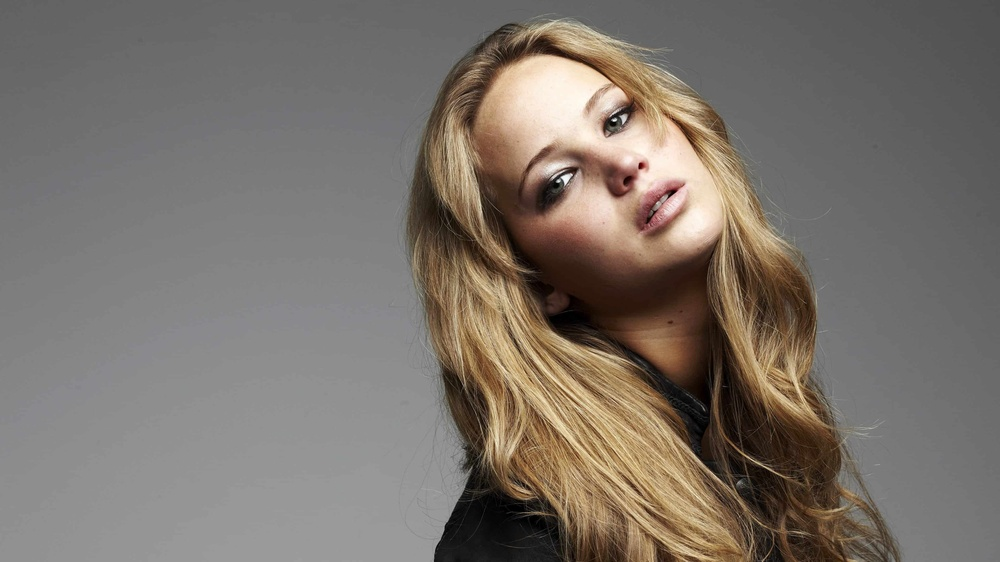
#> input picture a1images/jeniffer.jpg, 1000 x 562 px, shrunk from 3840 x 2160 before the run
$ python q6_optional.py
#> lines starting #> are read from the running program, lines starting #| are printed output that depends on the picture; after the words box and inside, x2 and y2 are one past the last pixel; in counts of white or black regions, pixels touching at a corner belong together
import cv2 as cv
import numpy as np
import matplotlib.pyplot as plt

img_orig = cv.imread('a1images/jeniffer.jpg')
#> img_orig is the input picture: shape (562, 1000, 3); mean B, G, R 106.8, 114.3, 122.3
img_hsv = cv.cvtColor(img_orig, cv.COLOR_BGR2HSV)
#> img_hsv: shape (562, 1000, 3); mean H, S, V 10.7, 35.6, 122.4
h, s, v = cv.split(img_hsv)
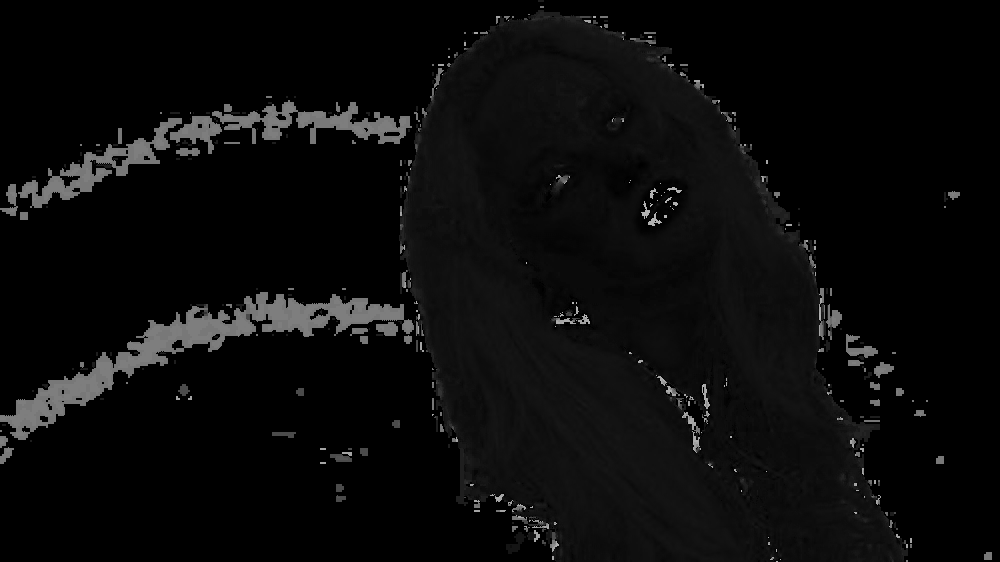
#> h: shape (562, 1000); min 0, max 179, mean 10.7
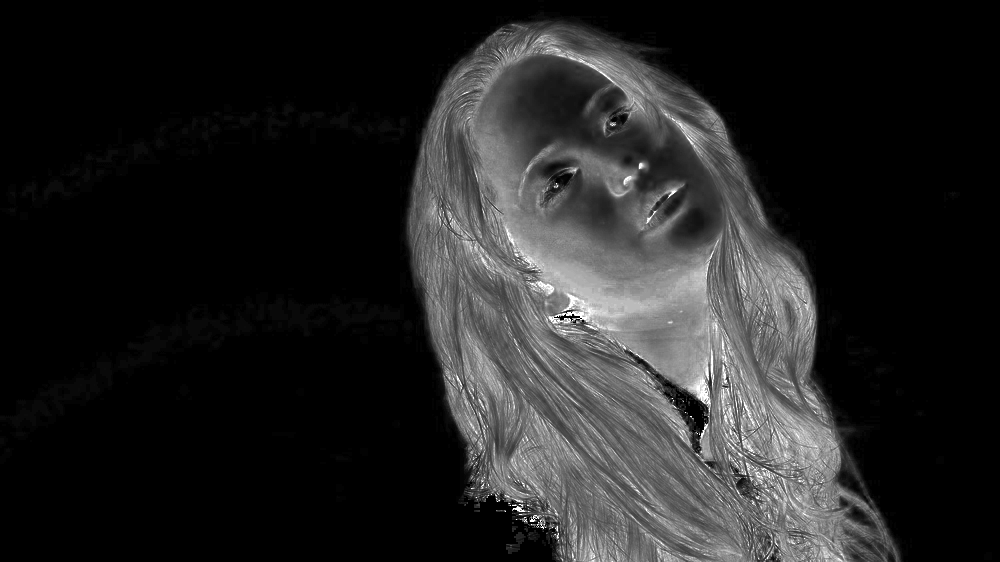
#> s: shape (562, 1000); min 0, max 255, mean 35.6
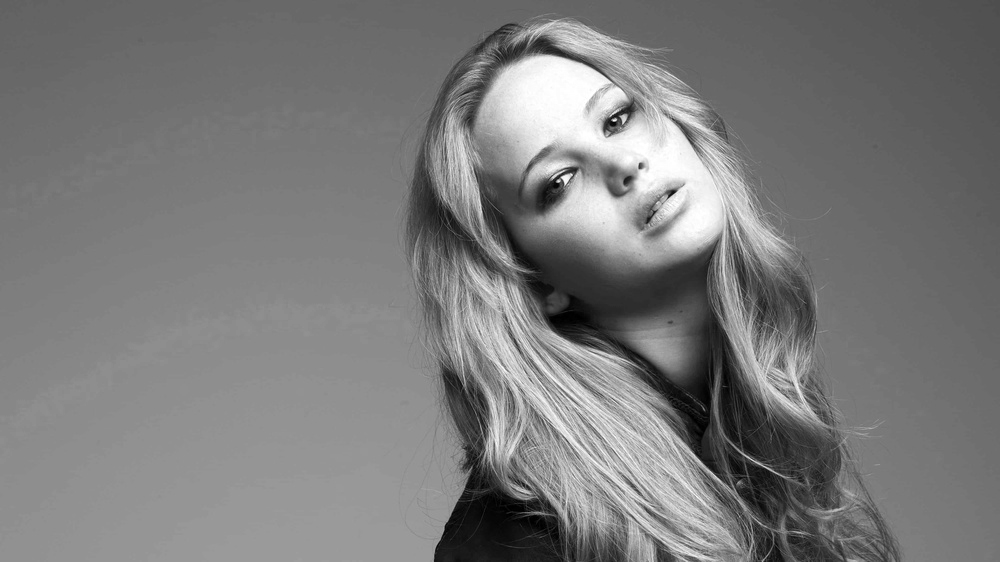
#> v: shape (562, 1000); min 0, max 255, mean 122.4

_, mask = cv.threshold(s, 13, 255, cv.THRESH_BINARY)  # Apply thesholding to saturation plane
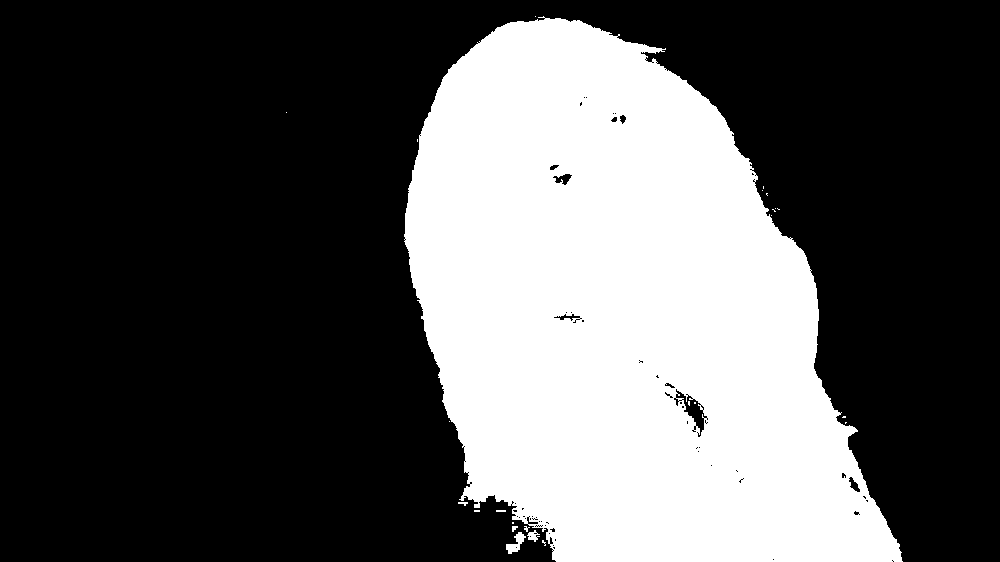
#> mask: shape (562, 1000); 33% white; 25 white regions (19 under 20 px), largest, box (x1, y1, x2, y2) and area: (404, 16, 903, 562) 185037, (506, 532, 526, 554) 199, (527, 530, 540, 542) 82, (458, 502, 468, 506) 24, (512, 526, 518, 532) 24, (496, 510, 506, 512) 20
foreground = cv.bitwise_and(img_orig, img_orig, mask=mask)  # Extract foreground using mask
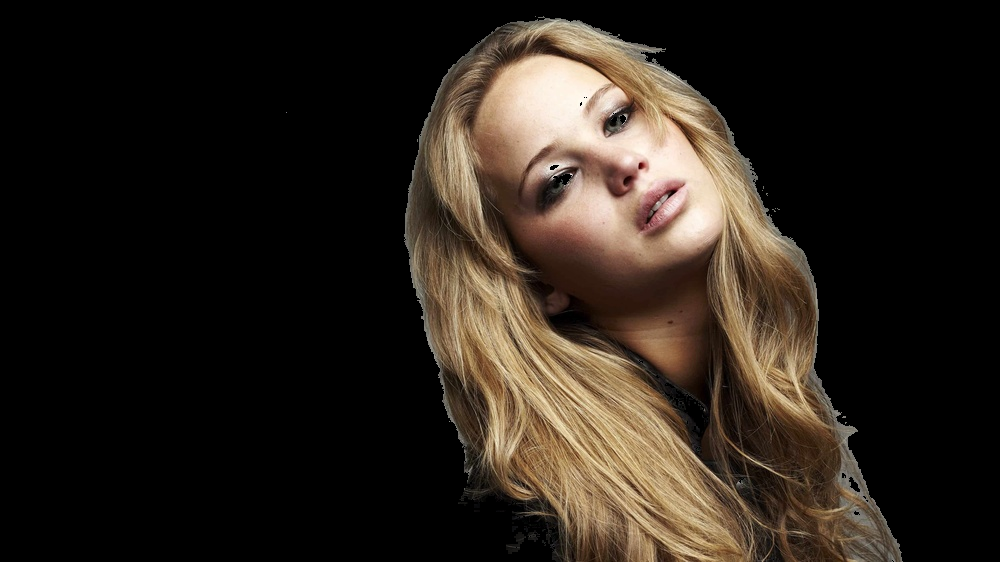
#> foreground: shape (562, 1000, 3); mean B, G, R 26.8, 34.5, 42.4
background = cv.bitwise_and(img_orig, img_orig, mask=cv.bitwise_not(mask))  # Extract background
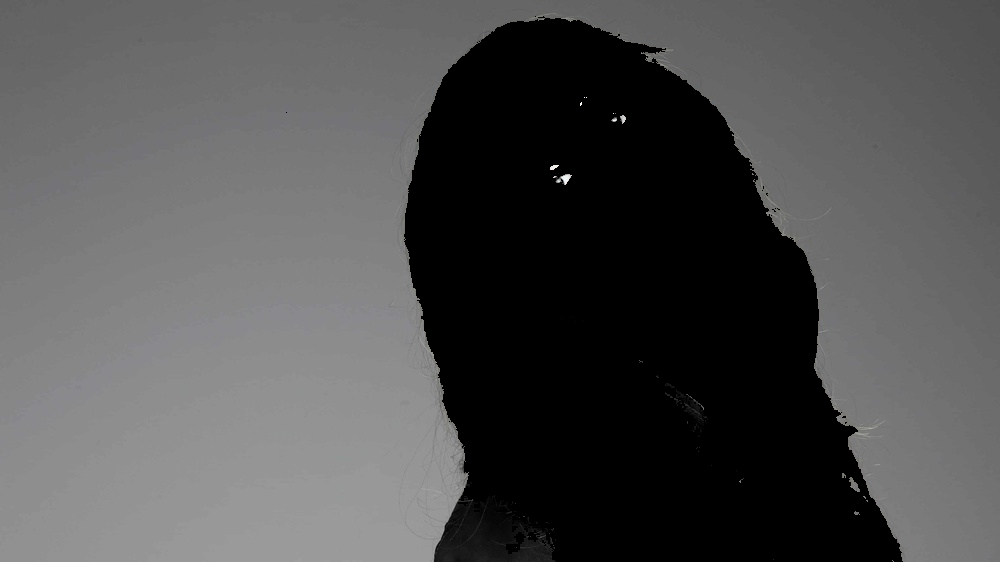
#> background: shape (562, 1000, 3); mean B, G, R 79.9, 79.8, 79.8

v_foreground = v[mask > 0]  # Extract value plane of foreground
hist, bins = np.histogram(v_foreground.ravel(), 256, [0, 256])  # Histogram of value plane
#> hist = 256 values, max 1554 at index 48, min 0 at index 0, mean 724.5; bins = 257 values from 0 to 256
cdf = hist.cumsum()  # Cumulative distribution function
#> cdf = 256 values from 0 to 185479
L = 256
MN = v_foreground.size
#> MN = 185479
t = np.array([(L-1) / (MN) * cdf[i] for i in range(256)]).astype('uint8')
#> t = 256 values from 0 to 255
v_foreground_eq = v.copy()
v_foreground_eq[mask > 0] = t[v_foreground]
foreground_eq = cv.merge((h, s, v_foreground_eq))
#> foreground_eq: shape (562, 1000, 3); mean H, S, V 10.7, 35.6, 122
foreground_eq = cv.cvtColor(foreground_eq, cv.COLOR_HSV2BGR)  # Convert back to BGR color space
foreground_eq = cv.bitwise_and(foreground_eq, foreground_eq, mask=mask)  # Ensure foreground_eq is masked
img_modified = cv.add(foreground_eq, background)  # Combine modified foreground with background

fig, axis = plt.subplots(1, 3, figsize=(12, 8))
axis[0].imshow(mask, cmap='gray')
axis[0].set_title('Foreground Mask')
axis[1].imshow(cv.cvtColor(img_orig, cv.COLOR_BGR2RGB))
axis[1].set_title('Original Image')
axis[2].imshow(cv.cvtColor(img_modified, cv.COLOR_BGR2RGB))
axis[2].set_title('Modified Image with Equalized Foreground')
for i in axis:
    i.axis('off')


# ----- Plotting the histrograms of the value plane -----

# hist_eq, bins_eq = np.histogram(v_foreground_eq[mask > 0].ravel(), 256, [0, 256])
# fig, ax = plt.subplots(1, 2, figsize=(12, 4))
# ax[0].plot(hist)
# ax[0].set_title('Histogram of Value Plane of Foreground')
# ax[0].set_xlabel('Intensity Value')
# ax[0].set_ylabel('Frequency')
# ax[1].plot(hist_eq)
# ax[1].set_title('Histogram of Equalized Value Plane of Foreground')
# ax[1].set_xlabel('Intensity Value')
# ax[1].set_ylabel('Frequency')


# ----- Plotting the foreground -----

# fig, ax = plt.subplots(1, 1, figsize=(12, 4))
# ax.imshow(cv.cvtColor(foreground, cv.COLOR_BGR2RGB))
# ax.axis('off')


# ----- Plotting the 3 planes of HSV -----

# fig, ax = plt.subplots(1, 3, figsize=(12,4))
# ax[0].imshow(h, cmap='gray')
# ax[0].set_title('Hue')
# ax[1].imshow(s, cmap='gray')
# ax[1].set_title('Saturation')
# ax[2].imshow(v, cmap='gray')
# ax[2].set_title('Value')
# for i in ax:
#     i.axis('off')
plt.show()
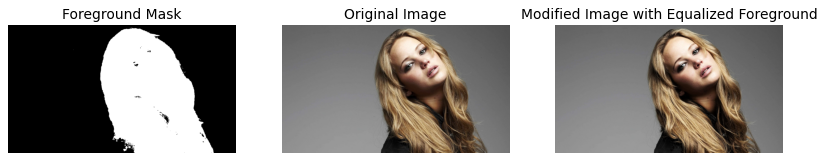
#> figure drawn by matplotlib, 3 panels

$ run again, with a1images/daisy.jpg copied over a1images/jeniffer.jpg
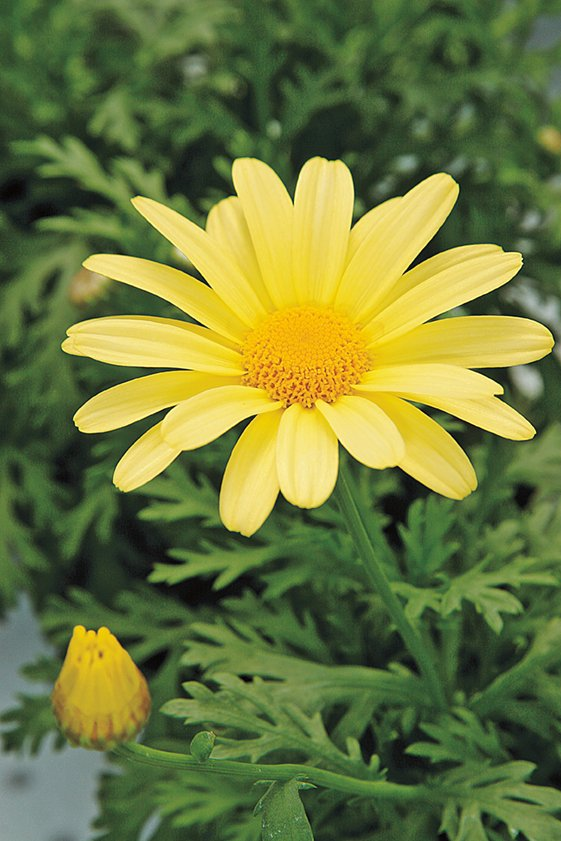
#> input picture a1images/daisy.jpg, 561 x 841 px
#> img_orig is the input picture: shape (841, 561, 3); mean B, G, R 60.7, 120.3, 108.5
#> img_hsv: shape (841, 561, 3); mean H, S, V 45.8, 119.6, 126.6
#> `_, mask = cv.threshold(s, 13, 255, cv.THRESH_BINARY)`:
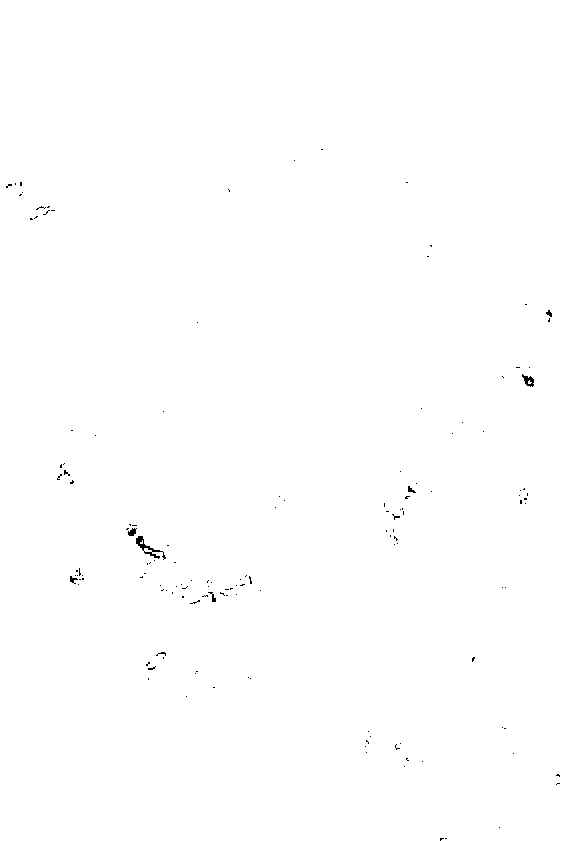
#> mask: shape (841, 561); 99.8% white; black in thin lines or dots, all inside (x1, y1, x2, y2) = (6, 149, 560, 841)
#> hist = 256 values, max 6112 at index 242, min 0 at index 0, mean 1839.4; bins = 257 values from 0 to 256
#> cdf = 256 values from 0 to 470895
#> t = 256 values from 0 to 255
#> `plt.show()`:
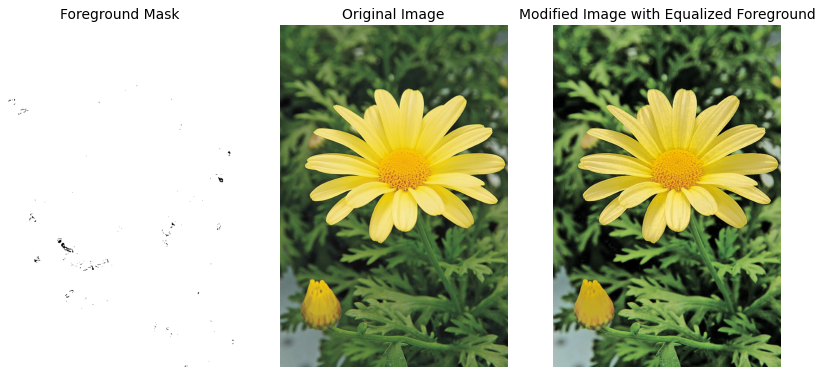
#> figure drawn by matplotlib, 3 panels

$ run again, with a1images/emma.jpg copied over a1images/jeniffer.jpg
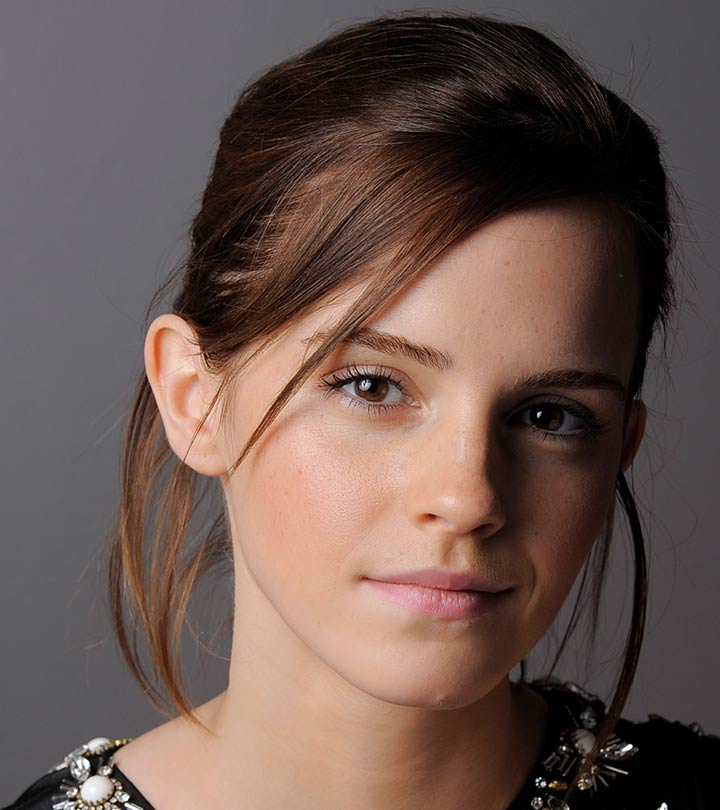
#> input picture a1images/emma.jpg, 720 x 810 px
#> img_orig is the input picture: shape (810, 720, 3); mean B, G, R 80.1, 87.4, 106.8
#> img_hsv: shape (810, 720, 3); mean H, S, V 54.8, 73.4, 107.5
#> `_, mask = cv.threshold(s, 13, 255, cv.THRESH_BINARY)`:
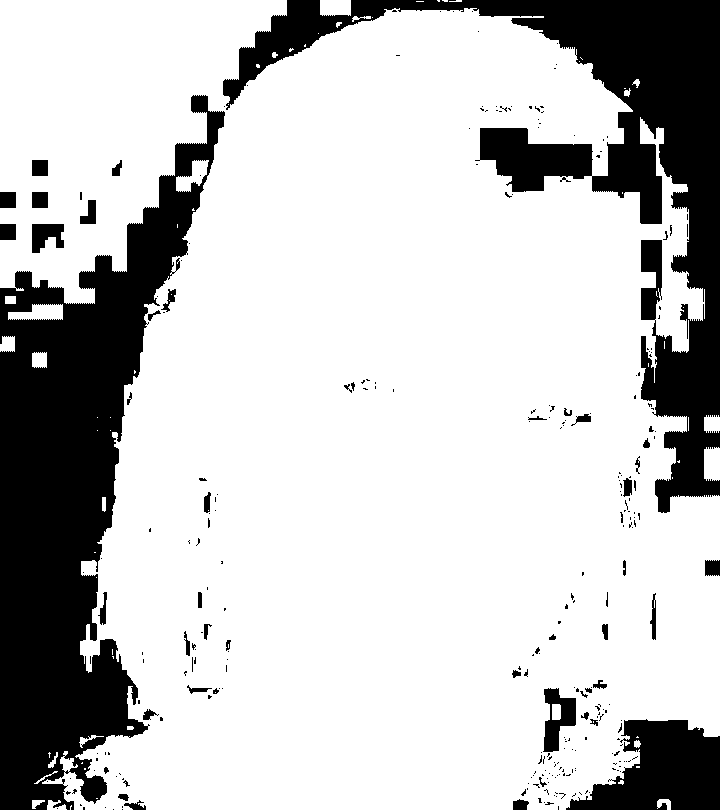
#> mask: shape (810, 720); 77.2% white; 288 black regions (237 under 20 px), largest, box (x1, y1, x2, y2) and area: (0, 95, 225, 810) 65855, (223, 0, 720, 513) 51294, (566, 719, 720, 810) 8879
#> hist = 256 values, max 12310 at index 113, min 0 at index 0, mean 1759.1; bins = 257 values from 0 to 256
#> cdf = 256 values from 0 to 450333
#> t = 256 values from 0 to 255
#> `plt.show()`:
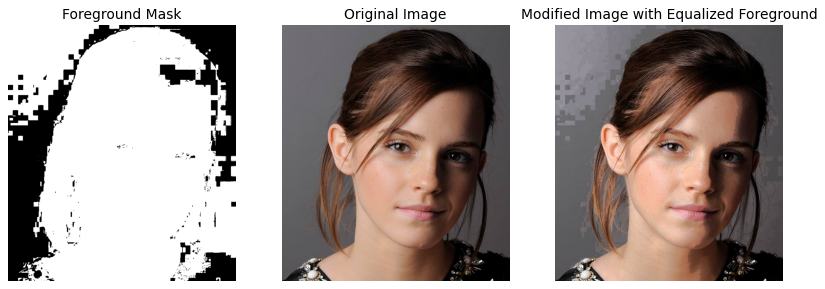
#> figure drawn by matplotlib, 3 panels
